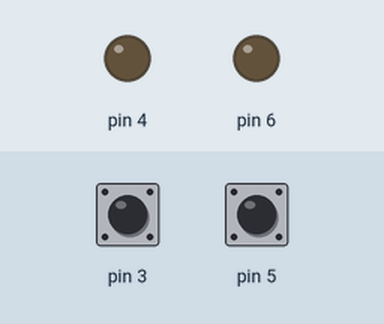
A sketch run on a simulated Arduino Uno, built with avr-gcc and run on an emulated ATmega328P. On the bench: output pins drawn as LEDs (lit = HIGH). The inputs (shaded band) are chosen by the test bench; at power-on: pin 3 HIGH, pin 5 HIGH.

Above: at 1.2 s.
1.3 s: pin 3 pulled LOW for 0.15 s
At 1.9 s:
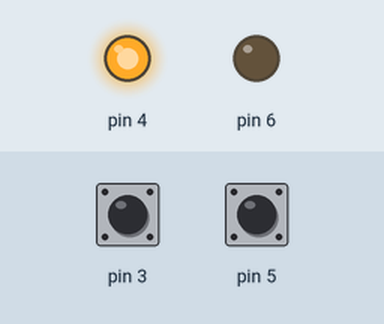
2.9 s: pin 5 pulled LOW for 0.15 s
At 3.9 s:
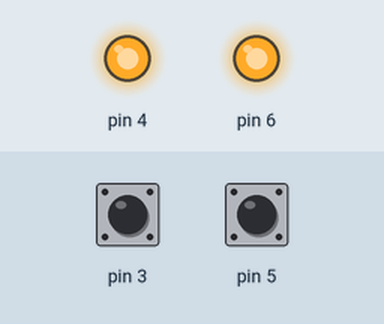
4.5 s: pin 5 pulled LOW for 1 s
At 5.2 s:
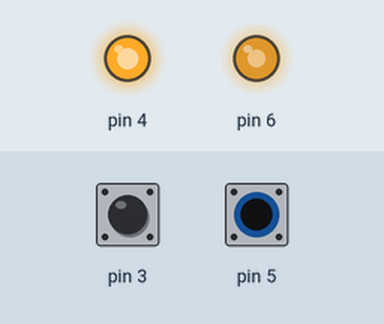
7.0 s: pin 5 pulled LOW for 0.15 s
At 7.6 s:
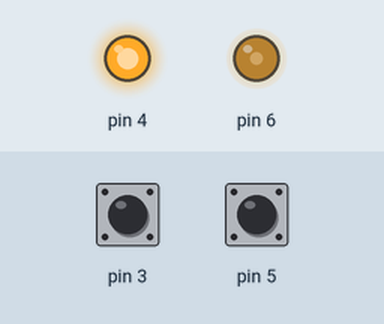
8.6 s: pin 5 pulsed LOW 5 times (0.12 s each, 0.3 s apart)
At 10.5 s:
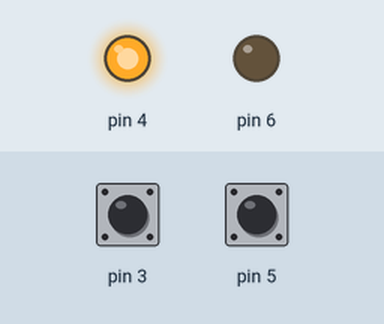
11.6 s: pin 5 pulled LOW for 3.2 s
At 12.4 s:
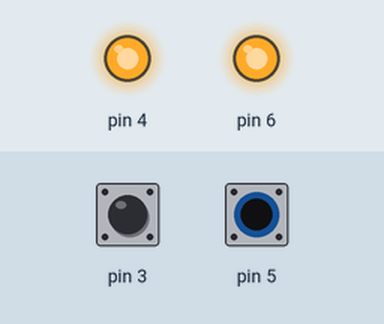
Timing chart, 0 to 14.6 s (numbered marks = the images above; inputs shaded):
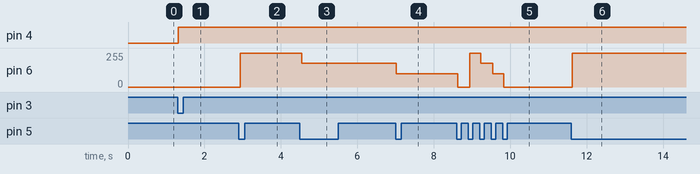

The sketch:

demoVaan.ino
```cpp
#include "fikkari.h"

fikkari T1(5, 6);//Luodaan ilmentymä meidän luokasta
fikkari T2(3, 4);//Luodaan ilmentymä meidän luokasta

void setup(){
}

void loop(){
  T1.handle();
  T2.handle();
}
```

fikkari.cpp
```cpp
#include <Arduino.h>
#include "fikkari.h"

/*
 * Konstruktori
 * P - parametri painikkeen liitäntää varten
 * L - parametri ledin liitäntää varten
 */
fikkari::fikkari(int P, int L){
  _P=P;
  _L=L;
  pinMode(_L, OUTPUT);
  pinMode(_P, INPUT_PULLUP);
  _oldState = digitalRead(_P);//Alustetaan "muistijälki"
  analogWrite(_L, _valaistusTaso);
}

bool fikkari::buttonIsPressed(){
  bool retVal = false;
  int x = digitalRead(_P);
  if(x == LOW && _oldState == HIGH){//Etsitään painikkeen painallus
    retVal = true;
  }
  _oldState = x;
  delay(FILTER);
  return retVal;
}

void fikkari::changeState(){
  switch(_valaistusTaso){
    case LEDOFF:_valaistusTaso=LEDON;break;
    case LEDON:_valaistusTaso=TASO1;break;
    case TASO1:_valaistusTaso=TASO2;break;
    case TASO2:_valaistusTaso=LEDOFF;break;
  }
  analogWrite(_L, _valaistusTaso);
}

void fikkari::handle(){
  if(buttonIsPressed()){
    changeState();
  }
}
```

fikkari.h
```cpp
#ifndef FIKKARI_H
#define FIKKARI_H

#include <Arduino.h>

#define LEDON 255
#define TASO1 180
#define TASO2 100
#define LEDOFF 0
#define FILTER 20

class fikkari
{
  public:
    fikkari(int P, int L);  //Konstruktori
    void handle();
  private:
    bool buttonIsPressed();
    void changeState();
    int _oldState;//Painikkeen tilojen seurantaa varten
    int _valaistusTaso = LEDOFF;
    int _P, _L;//Liitännät
};

#endif FIKKARI_H
```

Measured:
- after the input at 1.3 s, pin 4: LOW → HIGH at once
- after the input at 2.9 s, pin 6: 0/255 → 255/255 at once
- after the input at 4.5 s, pin 6: 255/255 → 180/255 at once
- after the input at 7.0 s, pin 6: 180/255 → 100/255 at once
- after the input at 8.6 s, pin 6: 100/255 → 0/255 at once, → 255/255 0.32 s later, → 180/255 0.28 s later, → 100/255 0.32 s later, … (5 changes in this stretch)
- after the input at 11.6 s, pin 6: 0/255 → 255/255 at once
